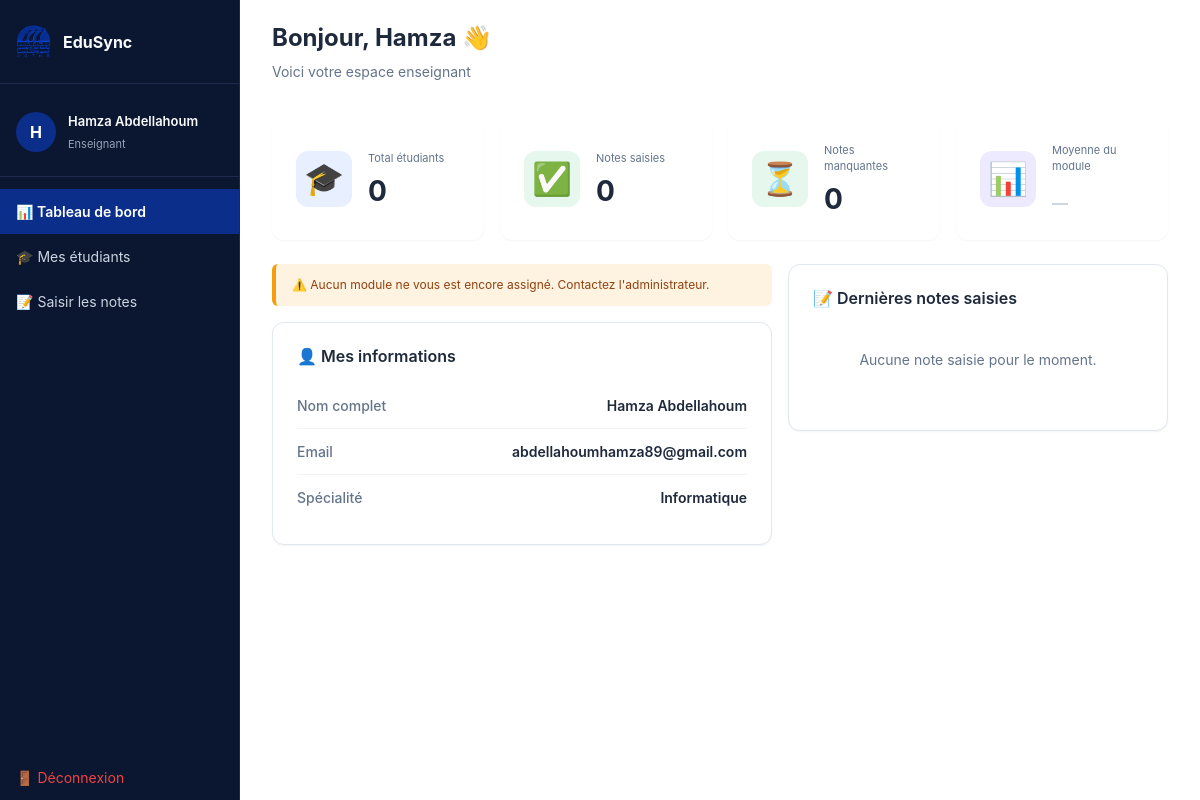
/teacher/dashboard.php (signed in), run on an earlier commit of the app's database.
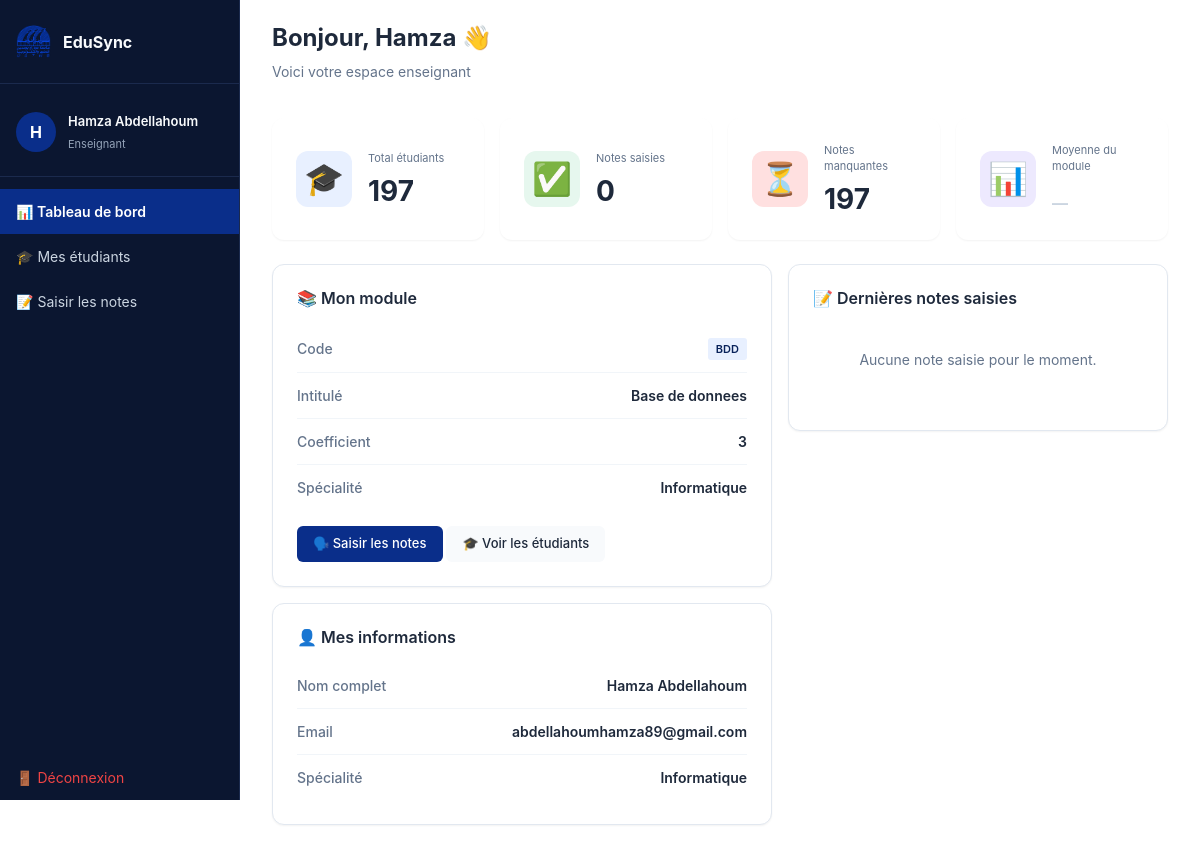
And on a later commit of the database.
### tables this page shows
CREATE TABLE IF NOT EXISTS teachers (
    id          INT AUTO_INCREMENT PRIMARY KEY,
    last_name             VARCHAR(80)  NOT NULL,
    first_name            VARCHAR(80)  NOT NULL,
    email                 VARCHAR(120) NOT NULL UNIQUE,
    subject     VARCHAR(100),
    password_hash         VARCHAR(255) NOT NULL,
    must_change_password  TINYINT(1)   NOT NULL DEFAULT 1,
    is_active             TINYINT(1)   NOT NULL DEFAULT 1,
    created_at            TIMESTAMP    DEFAULT CURRENT_TIMESTAMP
);

CREATE TABLE IF NOT EXISTS modules (
    id          INT AUTO_INCREMENT PRIMARY KEY,
    code          VARCHAR(20) NOT NULL UNIQUE,
    title       VARCHAR(150) NOT NULL,
    coefficient   INT NOT NULL DEFAULT 1,
    teacher_id  INT NOT NULL,         
    FOREIGN KEY (teacher_id) REFERENCES teachers(id)
        ON DELETE CASCADE
);

### teacher/dashboard.php (the view, shortened to what the changed rows need)
<?php
require_once '../config/db.php';
$teacher_id = $_SESSION['user_id'];
$stmt = $pdo->prepare("
    SELECT id, first_name, last_name, email, subject
    FROM teachers WHERE id = ?
");
$stmt->execute([$teacher_id]);
$teacher = $stmt->fetch();
$stmt = $pdo->prepare("
    SELECT id, code, title, coefficient
    FROM modules WHERE teacher_id = ?
");
$stmt->execute([$teacher_id]);
$module = $stmt->fetch();
$total_students = 0;
$total_graded   = 0;
$average        = null;
if ($module) {
    $total_students = $pdo->query("
        SELECT COUNT(*) FROM students
    ")->fetchColumn();
    $stmt = $pdo->prepare("
        SELECT COUNT(*) FROM notes WHERE module_id = ?
    ");
    $stmt->execute([$module['id']]);
    $total_graded = $stmt->fetchColumn();
    $stmt = $pdo->prepare("
        SELECT AVG(grade) FROM notes WHERE module_id = ?
    ");
    $stmt->execute([$module['id']]);
    $avg = $stmt->fetchColumn();
    $average = $avg ? round($avg, 2) : null;
}
require_once '../includes/teacher_header.php';
?>
<div class="page-header">
    <div>
        <h1>Bonjour, <?= htmlspecialchars($teacher['first_name']) ?> 👋</h1>
        <p>Voici votre espace enseignant</p>
    </div>
</div>
<div class="stats-grid">
    <div class="stat-card">
        <div class="stat-info">
            <p>Total étudiants</p>
            <h2><?= $total_students ?></h2>
        </div>
    </div>
    <div class="stat-card">
        <div class="stat-info">
            <h2><?= $total_graded ?></h2>
        </div>
    </div>
    <div class="stat-card">
        <div class="stat-info">
            <p>Notes manquantes</p>
            <h2><?= max(0, $total_students - $total_graded) ?></h2>
        </div>
    </div>
    <div class="stat-card">
        <div class="stat-info">
            <h2>
                <?php if ($average !== null): ?>
                    <?= $average ?>
                    <small class="text-md text-secondary">/20</small>
                <?php else: ?>
                    <span class="text-lg text-muted">—</span>
                <?php endif; ?>
            </h2>
        </div>
    </div>
</div>
<div class="dashboard-grid">
    <div>
        <?php if ($module): ?>
        <div class="card mb-lg">
            <h3>📚 Mon module</h3>
            <div class="info-list">
                <div class="info-row">
                    <span class="info-label">Code</span>
                    <span class="info-value">
                        <span class="badge blue">
                            <?= htmlspecialchars($module['code']) ?>
                        </span>
                    </span>
                </div>
                <div class="info-row">
                    <span class="info-label">Intitulé</span>
                    <span class="info-value">
                        <?= htmlspecialchars($module['title']) ?>
                    </span>
                </div>
                <div class="info-row">
                    <span class="info-label">Coefficient</span>
                    <span class="info-value"><?= $module['coefficient'] ?></span>
                </div>
                <div class="info-row">
                    <span class="info-label">Spécialité</span>
                    <span class="info-value">
                        <?= htmlspecialchars($teacher['subject'] ?? '—') ?>
                    </span>
                </div>
            </div>
            <div class="flex gap-md mt-lg">
                <a href="notes.php" class="btn btn-primary flex-1 text-center">
                    🗣️ Saisir les notes
                </a>
                <a href="students.php" class="btn btn-secondary flex-1 text-center">
                    🎓 Voir les étudiants
                </a>
            </div>
        </div>
        <?php else: ?>
        <div class="alert amber">
            ⚠️ Aucun module ne vous est encore assigné.
            Contactez l'administrateur.
        </div>
        <?php endif; ?>
        <div class="card">
            <h3>👤 Mes informations</h3>
            <div class="info-list">
                <div class="info-row">
                    <span class="info-label">Nom complet</span>
                    <span class="info-value">
                        <?= htmlspecialchars($teacher['first_name'].' '.$teacher['last_name']) ?>
                    </span>
                </div>
                <div class="info-row">
                    <span class="info-label">Email</span>
                    <span class="info-value">
                        <?= htmlspecialchars($teacher['email']) ?>
                    </span>
                </div>
                <div class="info-row">
                    <span class="info-label">Spécialité</span>
                    <span class="info-value">
                        <?= htmlspecialchars($teacher['subject'] ?? '—') ?>
                    </span>
                </div>
            </div>
        </div>
    </div>
</div>
<?php require_once '../includes/teacher_footer.php'; ?>

What changed in the data, as far as the page shows it:
changed teachers "Hamza": subject (not shown) → "Informatique"
added modules: code "BDD", title "Base de donnees", coefficient "3"
Also different on the page:
$total_students: "0" → "197"
max(0, $total_students - $total_graded): "0" → "197"
text no longer shown: "⚠️ Aucun module ne vous est encore assigné. Contactez l'administrateur."
text now shown: "📚 Mon module Code Intitulé Coefficient Spécialité 🗣️ Saisir les notes 🎓 Voir les étudiants"
